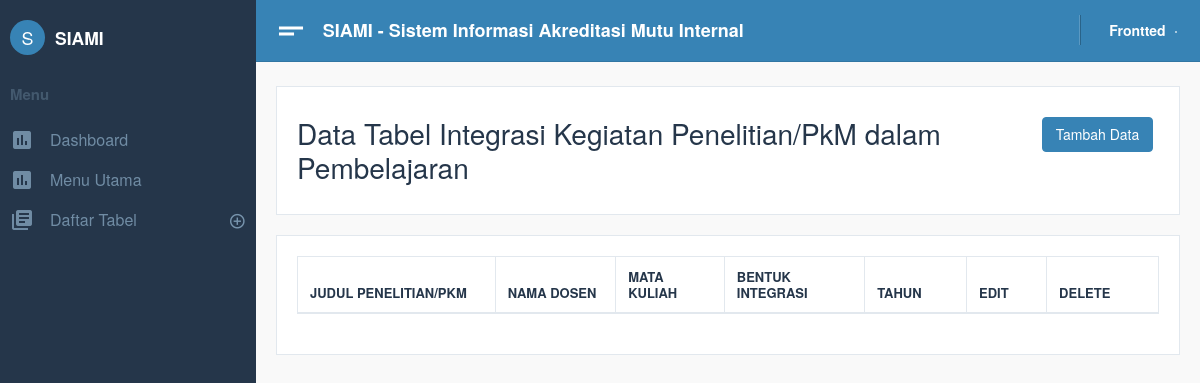
The app's page /Siami/home/index.php?p=tbl_integrasi, older data.
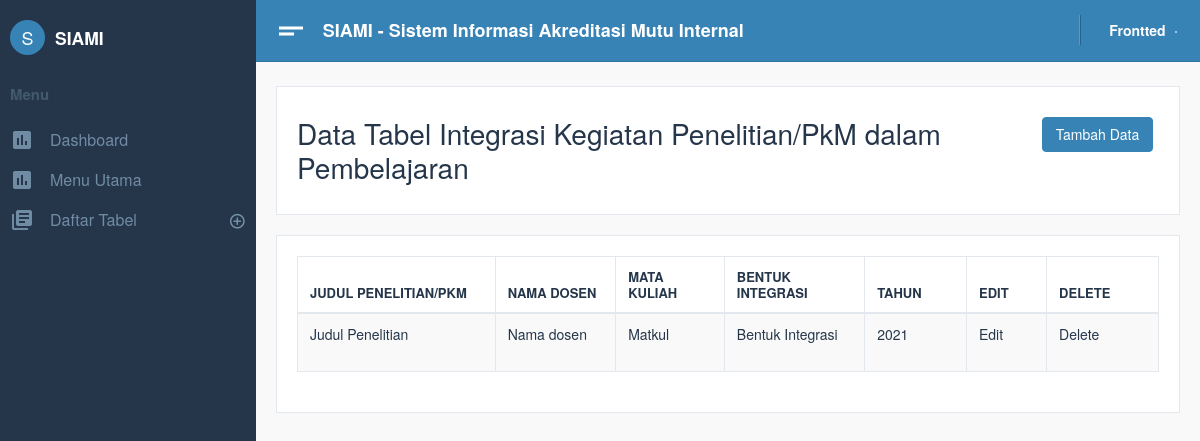
The same page, newer data.
### tables this page shows
CREATE TABLE `tbl_integrasi_pkm` (
  `id_integrasi_pkm` int(5) NOT NULL,
  `judul_penelitian` varchar(255) DEFAULT NULL,
  `nama_dosen` varchar(255) DEFAULT NULL,
  `matkul` varchar(255) DEFAULT NULL,
  `bentuk_integrasi` varchar(255) DEFAULT NULL,
  `tahun` int(5) DEFAULT NULL,
  `id_akred_prodi` int(11) NOT NULL
);

### Siami/home/tbl_integrasi.php (the view, shortened to what this page needs)
<div class="card text-left">
    <div class="card-body">
        <div class="row">
            <div class="col-sm-10 mt-2">
                <h2>Data Tabel Integrasi Kegiatan Penelitian/PkM dalam Pembelajaran
                </h2>
            </div>
            <div class="col-sm-2 mt-2">
                <button class="btn btn-primary">Tambah Data</button>
            </div>
        </div>
    </div>
</div>
<?php
   include "../config/database.php";
   $query = mysqli_query($db, "SELECT * FROM  tbl_integrasi_pkm");
   ?>
<div class="card">
    <div class="card-body">
        <div id="example_wrapper" class="dataTables_wrapper dt-bootstrap4">
            <div class="row">
                <div class="col-sm-12">
                    <table style="width: 100%;" id="example" class="table table-hover table-striped table-bordered dataTable dtr-inline" role="grid" aria-describedby="example_info">
                        <thead>
                            <tr role="row">
                                <th style="width: 118.2px;">Judul Penelitian/Pkm </th>
                                <th style="width: 82.2px;">Nama Dosen </th>
                                <th style="width: 63.2px;">Mata Kuliah</th>
                                <th style="width: 63.2px;">Bentuk Integrasi</th>
                                <th style="width: 63.2px;">Tahun</th>
                                <th style="width: 40.2px;">Edit </th>
                                <th style="width: 40.2px;">Delete </th>
                            </tr>
                        </thead>
                        <tbody>
                            <?php
                               while ($data = mysqli_fetch_array($query)) {
                               ?>
                                <tr role="row" class="odd" style="font-size: 14px;">
                                    <td>
                                        <p class="text-break"><?php echo $data["judul_penelitian"]; ?></p>
                                    </td>
                                    <td>
                                        <p class="text-break"><?php echo $data["nama_dosen"]; ?></p>
                                    </td>
                                    <td>
                                        <p class="text-break"><?php echo $data["matkul"]; ?></p>
                                    </td>
                                    <td>
                                        <p class="text-break"><?php echo $data["bentuk_integrasi"]; ?></p>
                                    </td>
                                    <td>
                                        <p class="text-break"><?php echo $data["tahun"]; ?></p>
                                    </td>
                                    <td>
                                        <p class="text-break">Edit</p>
                                    </td>
                                    <td>
                                        <p class="text-break">Delete</p>
                                    </td>
                                </tr>
                            <?php } ?>
                        </tbody>
                    </table>
                </div>
            </div>
        </div>
    </div>
</div>

Row changes from the older to the newer data that the page shows:
added tbl_integrasi_pkm: judul_penelitian "Judul Penelitian", nama_dosen "Nama dosen", matkul "Matkul", bentuk_integrasi "Bentuk Integrasi", tahun "2021"
